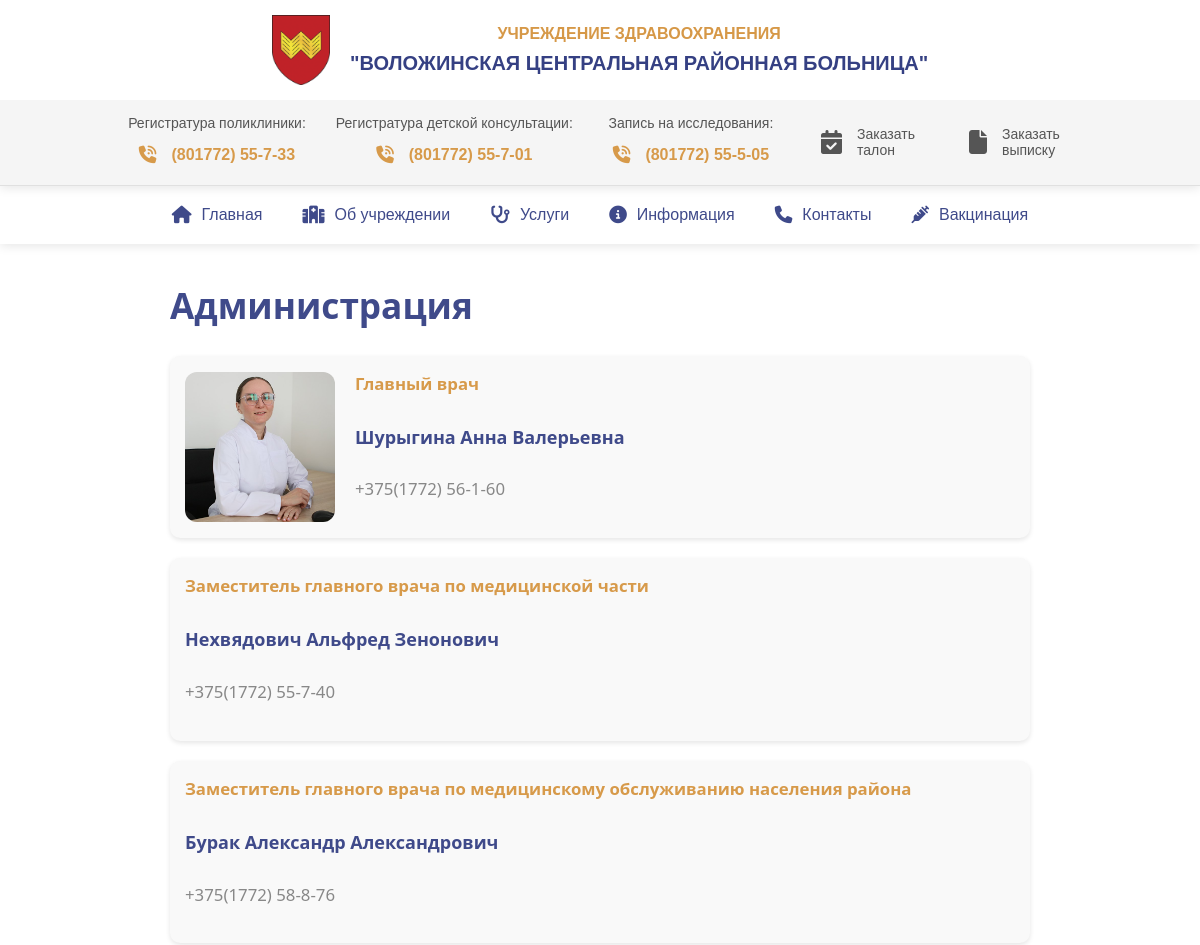
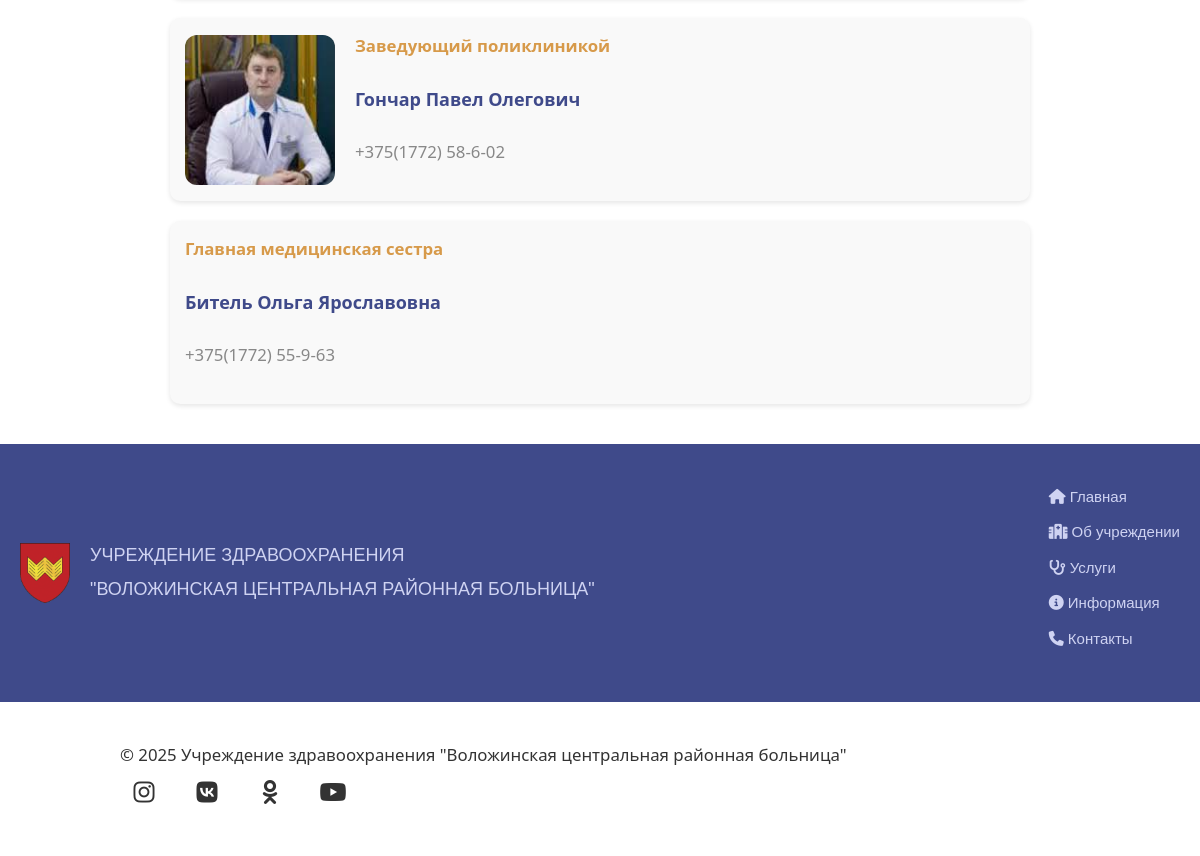
Page /staff/administration/ on the earlier database version (2 pictures, top to bottom).
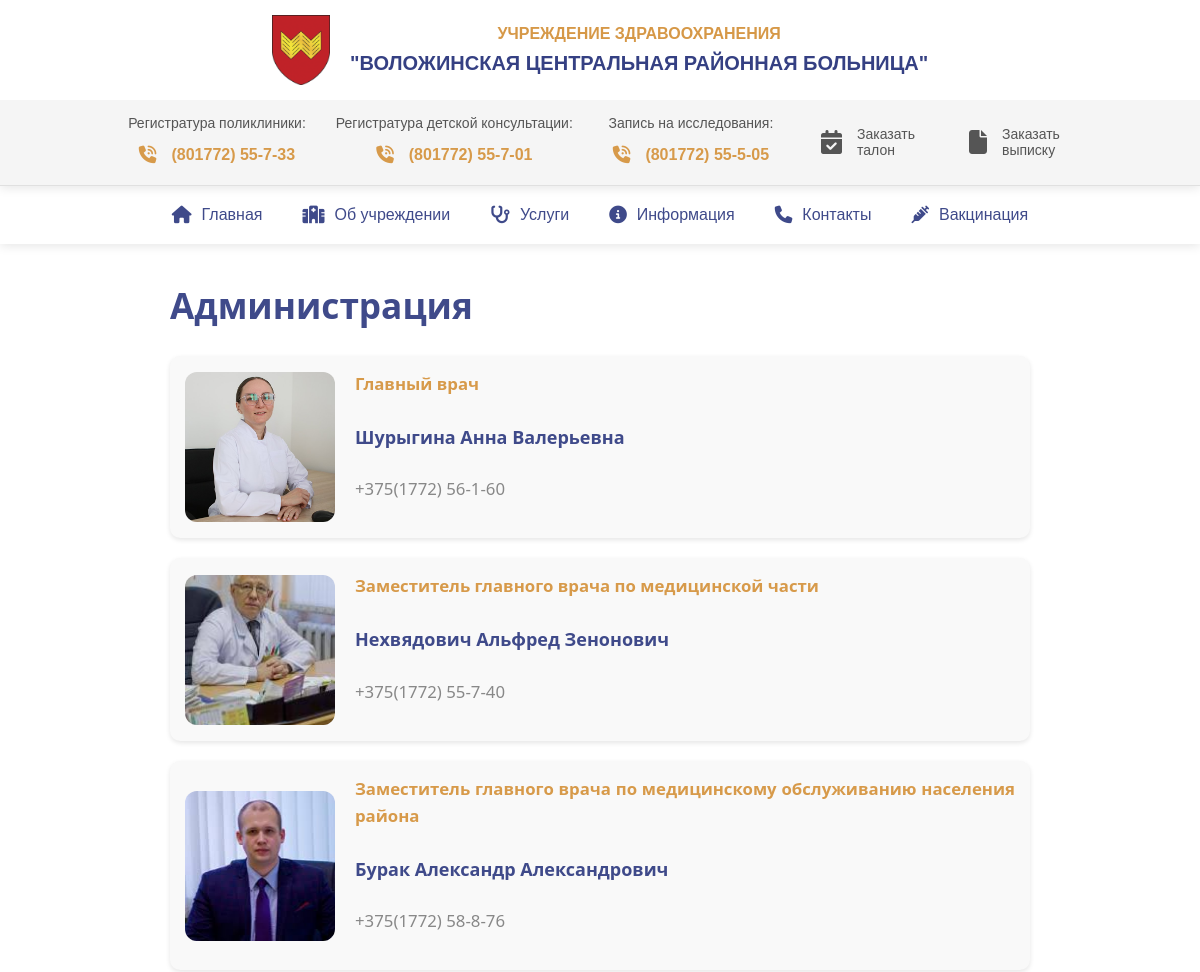
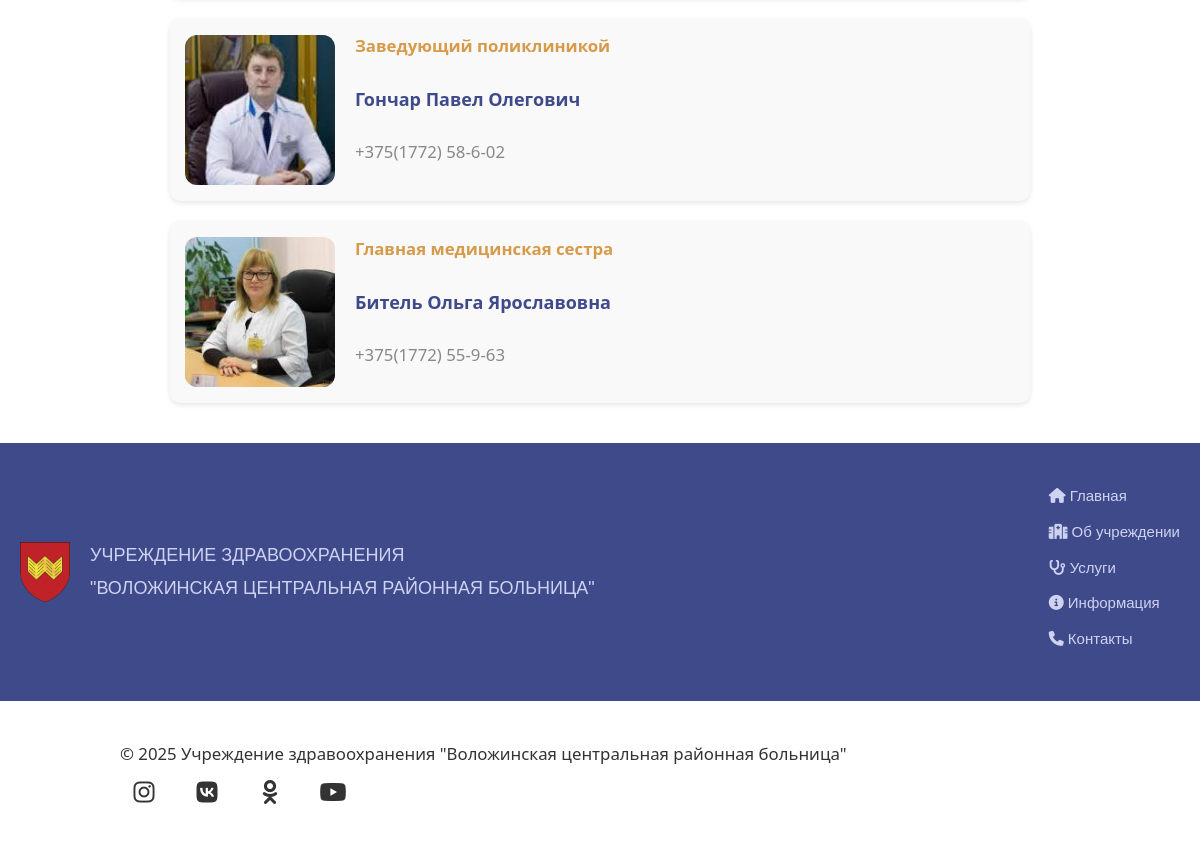
Same page on the later database version (2 pictures, top to bottom).
### staff/models.py (models this page shows, shortened)
class Specialist(models.Model):
    CATEGORY_CHOICES = [
        ('admin', 'Администрация'),
        ('general', 'Общий специалист'),
    ]
    name = models.CharField(max_length=255)
    position = models.CharField(max_length=255)
    photo = models.ImageField(upload_to='staff_photos/', blank=True, null=True)
    bio = models.TextField(blank=True)
    is_active = models.BooleanField(default=True)
    phone = models.CharField(max_length=30, blank=True)
    category = models.CharField(
        max_length=20, choices=CATEGORY_CHOICES, default='general')
    order = models.PositiveIntegerField(default=0)
    class Meta:
        ordering = ['order']
        verbose_name = 'Специалиста'
        verbose_name_plural = 'Специалисты'

### staff/views.py (the view)
# urls.py: path('administration/', administration_view, name='administration_list'),
def administration_view(request):
    admins = Specialist.objects.filter(
        category='admin', is_active=True).order_by('order')
    return render(request, 'staff/administration.html', {'specialists': admins})

### staff/templates/staff/administration.html (shortened to what this page needs)
{% extends 'main/layout.html' %}
{% load static %}
{% block content %}
<link rel="stylesheet" href="{% static 'main/css/specialists.css' %}">
<link rel="stylesheet" href="{% static 'main/css/about.css' %}">
<div class="about-container">
  <h1>Администрация</h1>
  {% if specialists %}
    <div class="specialist-list">
      {% for specialist in specialists %}
        <div class="specialist-card">
          {% if specialist.photo %}
            <div class="specialist-photo">
              <img src="{{ specialist.photo.url }}" alt="{{ specialist.name }}">
            </div>
          {% endif %}
          <div class="specialist-info">
            <p class="specialist-position">{{ specialist.position }}</p>
            <p class="specialist-name"><strong>{{ specialist.name }}</strong></p>
            <p class="specialist-phone">{{ specialist.phone }}</p>
          </div>
        </div>
      {% endfor %}
    </div>
  {% else %}
    <p>У вас нет специалистов!</p>
  {% endif %}
</div>
{% endblock %}

Differences in the rows shown:
changed Specialist "Нехвядович Альфред Зенонович": photo: picture added
changed Specialist "Бурак Александр Александрович": photo: picture added
changed Specialist "Битель Ольга Ярославовна": photo: picture added
